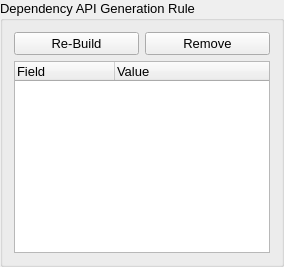
                         <widget class="QGroupBox" name="group_positive_test_16">
                          <property name="sizePolicy">
                           <sizepolicy hsizetype="MinimumExpanding" vsizetype="MinimumExpanding">
                            <horstretch>0</horstretch>
                            <verstretch>0</verstretch>
                           </sizepolicy>
                          </property>
                          <property name="font">
                           <font>
                            <family>Segoe UI</family>
                            <pointsize>10</pointsize>
                           </font>
                          </property>
                          <property name="title">
                           <string>Dependency API Generation Rule</string>
                          </property>
                          <layout class="QGridLayout" name="gridLayout_33" rowstretch="1,9">
                           <item row="0" column="1">
                            <widget class="QPushButton" name="btn_tc_dependency_generation_rule_remove">
                             <property name="sizePolicy">
                              <sizepolicy hsizetype="Expanding" vsizetype="Expanding">
                               <horstretch>0</horstretch>
                               <verstretch>0</verstretch>
                              </sizepolicy>
                             </property>
                             <property name="font">
                              <font>
                               <family>Segoe UI</family>
                               <pointsize>10</pointsize>
                              </font>
                             </property>
                             <property name="text">
                              <string>Remove</string>
                             </property>
                            </widget>
                           </item>
                           <item row="0" column="0">
                            <widget class="QPushButton" name="btn_tc_dependency_generation_rule_build">
                             <property name="sizePolicy">
                              <sizepolicy hsizetype="Expanding" vsizetype="Expanding">
                               <horstretch>0</horstretch>
                               <verstretch>0</verstretch>
                              </sizepolicy>
                             </property>
                             <property name="font">
                              <font>
                               <family>Segoe UI</family>
                               <pointsize>10</pointsize>
                              </font>
                             </property>
                             <property name="text">
                              <string>Re-Build</string>
                             </property>
                            </widget>
                           </item>
                           <item row="1" column="0" colspan="2">
                            <widget class="QTreeWidget" name="table_tc_dependency_generation_rule">
                             <property name="sizePolicy">
                              <sizepolicy hsizetype="Expanding" vsizetype="Expanding">
                               <horstretch>0</horstretch>
                               <verstretch>0</verstretch>
                              </sizepolicy>
                             </property>
                             <property name="font">
                              <font>
                               <family>Segoe UI</family>
                               <pointsize>10</pointsize>
                              </font>
                             </property>
                             <property name="selectionMode">
                              <enum>QAbstractItemView::ContiguousSelection</enum>
                             </property>
                             <column>
                              <property name="text">
                               <string>Field</string>
                              </property>
                             </column>
                             <column>
                              <property name="text">
                               <string>Value</string>
                              </property>
                             </column>
                            </widget>
                           </item>
                          </layout>
                         </widget>
